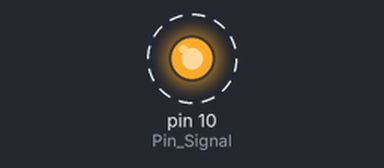
Recording of a sketch running on a simulated Arduino Uno, built with avr-gcc and run on an emulated ATmega328P. Shown: output pins drawn as LEDs (lit = HIGH). Dashed ring = blinking.

Above: at 0.5 s.
Timing chart, 0 to 4.6 s (numbered marks = the images above):
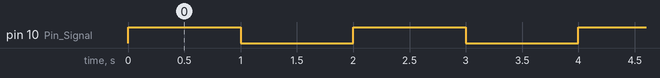

Measured:
- by itself, pin 10 (Pin_Signal): alternates HIGH for 1.0 s and LOW for 1.0 s

The sketch:

KY-019.ino
```cpp
int Pin_Signal = 10;

int retraso = 1;

void setup()
{
  pinMode(Pin_Signal,OUTPUT);
}

void loop()
{
  digitalWrite(Pin_Signal,HIGH);
  delay(retraso * 1000);
  digitalWrite(Pin_Signal,LOW);
  delay(retraso * 1000);
}
```
